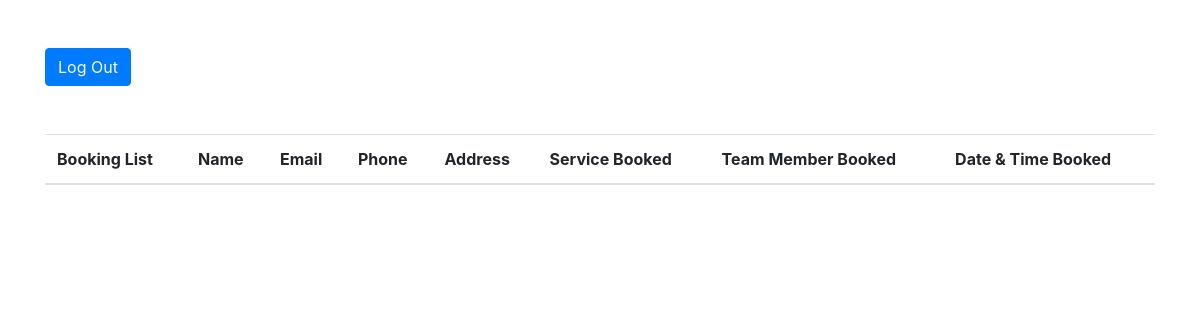
The app's page /employee-display.php, older data.
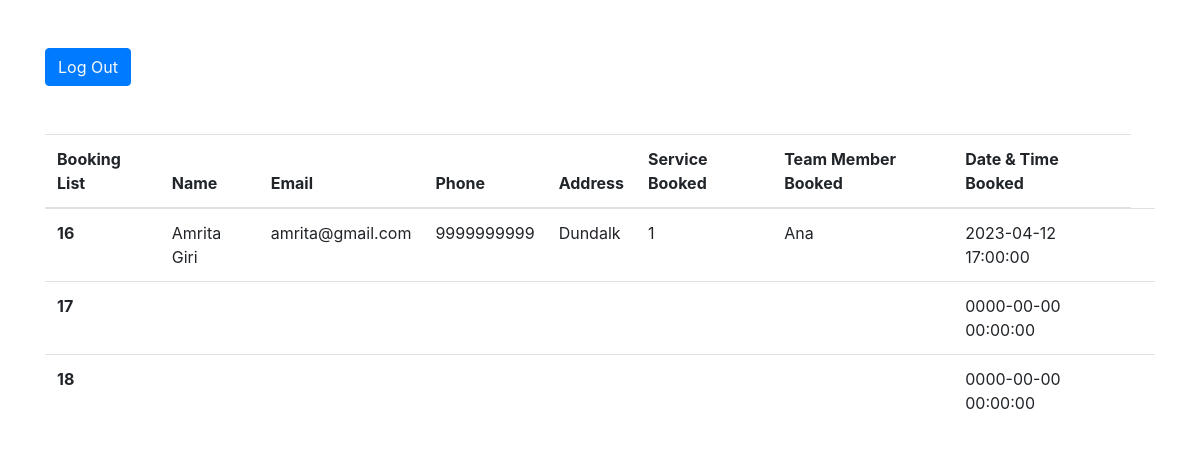
The same page, newer data.
### tables this page shows
CREATE TABLE `crud` (
  `Id` int(11) NOT NULL,
  `Name` varchar(100) NOT NULL,
  `Email` varchar(100) NOT NULL,
  `Phone` varchar(20) NOT NULL,
  `Address` varchar(255) NOT NULL,
  `bookService` varchar(100) NOT NULL,
  `bookMember` varchar(100) NOT NULL,
  `eventdt` datetime NOT NULL DEFAULT current_timestamp()
);

### public/employee-display.php (the view, shortened to what this page needs)
<?php
include 'connect.php';
?>
<!doctype html>
<html lang="en">
<head>
    <link rel="stylesheet" href="https://cdn.jsdelivr.net/npm/bootstrap@4.0.0/dist/css/bootstrap.min.css">
</head>
<body>
    <div class="container">
        <button class="btn btn-primary my-5">
            <a href="employee-login.php" class="text-light">Log Out</a>
        </button>
        <table class="table">
            <thead>
                <tr>
                    <th scope="col">Booking List</th>
                    <th scope="col">Name</th>
                    <th scope="col">Email</th>
                    <th scope="col">Phone</th>
                    <th scope="col">Address</th>
                    <th scope="col">Service Booked</th>
                    <th scope="col">Team Member Booked</th>
                    <th scope="col">Date & Time Booked</th>
                </tr>
            </thead>
            <tbody>
                <?php
                $sql = "Select * from `crud`";
                $result = mysqli_query($con, $sql);
                if ($result) {
                    while ($row = mysqli_fetch_assoc($result)) {
                        $id = $row['Id'];
                        $name = $row['Name'];
                        $email = $row['Email'];
                        $phone = $row['Phone'];
                        $address = $row['Address'];
                        $bookservice = $row['bookService'];
                        $bookmember = $row['bookMember'];
                        $eventDT = $row['eventdt'];
                        echo '<tr>
                        <th scope="row">' . $id . '</th>
                        <td>' . $name . '</td>
                        <td>' . $email . '</td>
                        <td>' . $phone . '</td>
                        <td>' . $address . '</td>
                        <td>' . $bookservice . '</td>
                        <td>' . $bookmember . '</td>
                        <td>' . $eventDT . '</td>
                        <td>
</td>
                    </tr>';
                    }
                }
                ?>
            </tbody>
        </table>
    </div>
</body>
</html>

Row changes from the older to the newer data that the page shows:
added crud: Id "16", Name "Amrita Giri", Email "amrita@gmail.com", Phone "9999999999", Address "Dundalk", bookService "1", bookMember "Ana", eventdt "2023-04-12 17:00:00"
added crud: Id "17", eventdt "0000-00-00 00:00:00"
added crud: Id "18", eventdt "0000-00-00 00:00:00"
